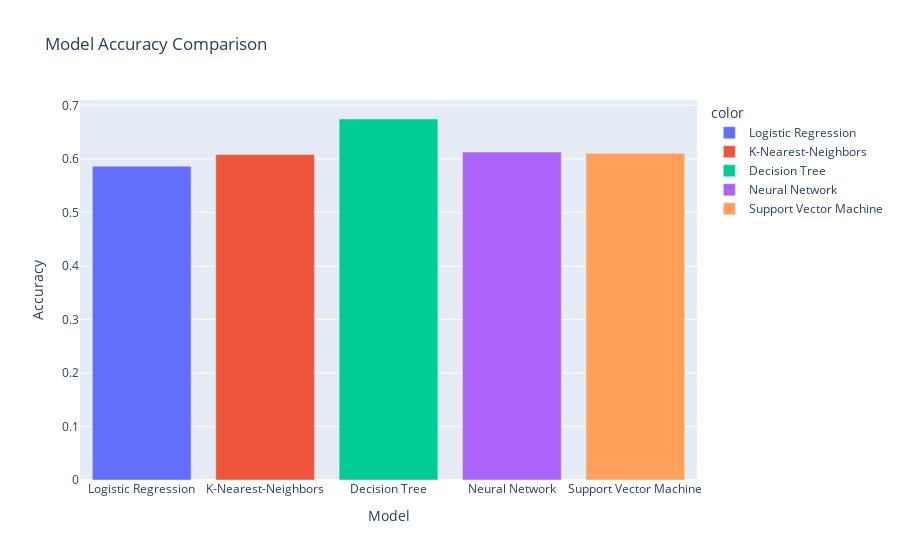

Notebook source saved alongside this figure:
### Code cell
fig = px.bar(
    x=["Logistic Regression", "K-Nearest-Neighbors", "Decision Tree", "Neural Network", "Support Vector Machine"],
    y=[log_acc, knn_acc, dec_acc, mlp_acc, svm_acc],
    color=["Logistic Regression", "K-Nearest-Neighbors", "Decision Tree", "Neural Network", "Support Vector Machine"],
    labels={'x': "Model", 'y': "Accuracy"},
    title="Model Accuracy Comparison"
)

fig.show()

### Figure 1 — Plotly figure (JSON) as saved in the notebook; plotly's stock layout.template omitted (floating-point values rounded to 4 significant figures)
{"data": [{"alignmentgroup": "True", "hovertemplate": "color=Logistic Regression<br>Model=%{x}<br>Accuracy=%{y}<extra></extra>", "legendgroup": "Logistic Regression", "marker": {"color": "#636efa", "pattern": {"shape": ""}}, "name": "Logistic Regression", "offsetgroup": "Logistic Regression", "orientation": "v", "showlegend": true, "textposition": "auto", "type": "bar", "x": ["Logistic Regression"], "xaxis": "x", "y": [0.5864], "yaxis": "y"}, {"alignmentgroup": "True", "hovertemplate": "color=K-Nearest-Neighbors<br>Model=%{x}<br>Accuracy=%{y}<extra></extra>", "legendgroup": "K-Nearest-Neighbors", "marker": {"color": "#EF553B", "pattern": {"shape": ""}}, "name": "K-Nearest-Neighbors", "offsetgroup": "K-Nearest-Neighbors", "orientation": "v", "showlegend": true, "textposition": "auto", "type": "bar", "x": ["K-Nearest-Neighbors"], "xaxis": "x", "y": [0.608], "yaxis": "y"}, {"alignmentgroup": "True", "hovertemplate": "color=Decision Tree<br>Model=%{x}<br>Accuracy=%{y}<extra></extra>", "legendgroup": "Decision Tree", "marker": {"color": "#00cc96", "pattern": {"shape": ""}}, "name": "Decision Tree", "offsetgroup": "Decision Tree", "orientation": "v", "showlegend": true, "textposition": "auto", "type": "bar", "x": ["Decision Tree"], "xaxis": "x", "y": [0.6746], "yaxis": "y"}, {"alignmentgroup": "True", "hovertemplate": "color=Neural Network<br>Model=%{x}<br>Accuracy=%{y}<extra></extra>", "legendgroup": "Neural Network", "marker": {"color": "#ab63fa", "pattern": {"shape": ""}}, "name": "Neural Network", "offsetgroup": "Neural Network", "orientation": "v", "showlegend": true, "textposition": "auto", "type": "bar", "x": ["Neural Network"], "xaxis": "x", "y": [0.6128], "yaxis": "y"}, {"alignmentgroup": "True", "hovertemplate": "color=Support Vector Machine<br>Model=%{x}<br>Accuracy=%{y}<extra></extra>", "legendgroup": "Support Vector Machine", "marker": {"color": "#FFA15A", "pattern": {"shape": ""}}, "name": "Support Vector Machine", "offsetgroup": "Support Vector Machine", "orientation": "v", "showlegend": true, "textposition": "auto", "type": "bar", "x": ["Support Vector Machine"], "xaxis": "x", "y": [0.6105], "yaxis": "y"}], "layout": {"barmode": "relative", "legend": {"title": {"text": "color"}, "tracegroupgap": 0}, "title": {"text": "Model Accuracy Comparison"}, "xaxis": {"anchor": "y", "domain": [0, 1], "title": {"text": "Model"}}, "yaxis": {"anchor": "x", "domain": [0, 1], "title": {"text": "Accuracy"}}}}
